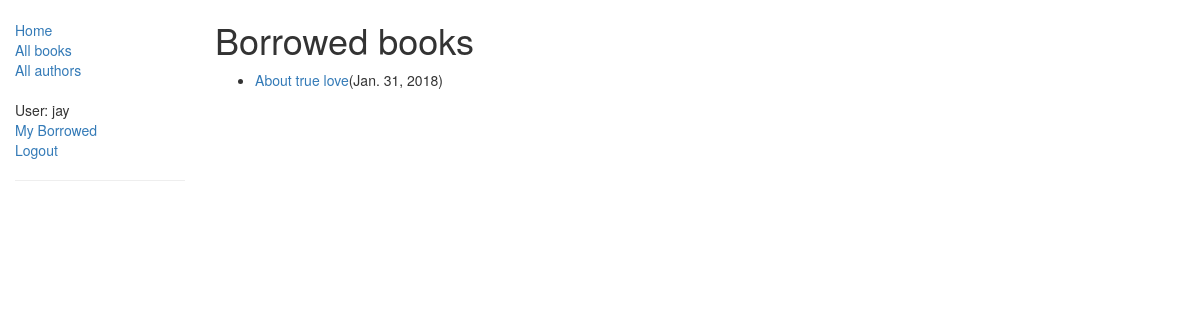
The page /catalog/mybooks/ (signed in) on the database as committed earlier.
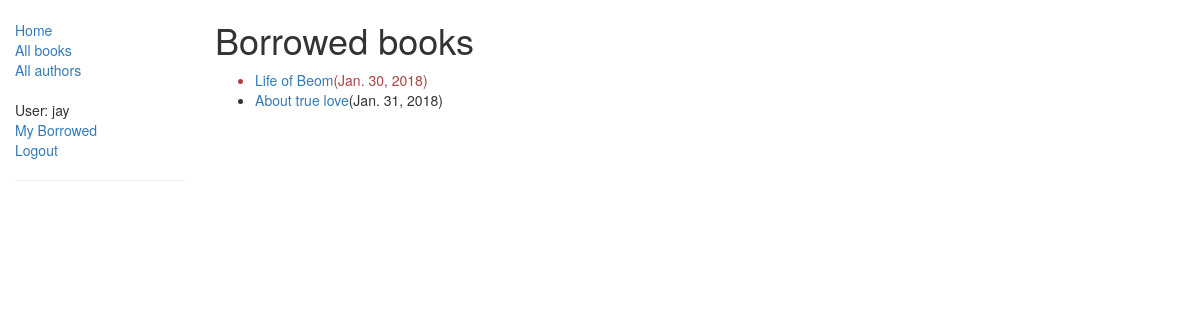
The same page on the database as committed later.
### catalog/models.py (models this page shows, shortened)
class BookInstance(models.Model):
    id = models.UUIDField(primary_key=True, default=uuid.uuid4, help_text="Unique ID for this particular book across whole library.")
    book = models.ForeignKey('Book', on_delete=models.SET_NULL, null=True)
    imprint = models.CharField(max_length=200)
    due_back = models.DateField(null=True, blank=True)
    borrower = models.ForeignKey(User, on_delete=models.SET_NULL, null=True, blank=True)
    LOAN_STATUS = (
        ('m', 'Maintenance'),
        ('o', 'On loan'),
        ('a', 'Available'),
        ('r', 'Reserved'),
    )
    status = models.CharField(max_length=1, choices=LOAN_STATUS, blank=True, default='m', help_text='Book availability')
    class Meta:
        ordering = ["due_back"]
        permissions = (("can_mark_returned", "Set book as returned"),)
    @property
    def is_overdue(self):
        if self.due_back and date.today() > self.due_back:
            return True
        return False

class Book(models.Model):
    title = models.CharField(max_length=200)
    author = models.ForeignKey('Author', on_delete=models.SET_NULL, null=True)
    summary = models.TextField(max_length=1000, help_text='Enter a brief description of the book.')
    isbn = models.CharField('ISBN', max_length=13, help_text='13 Character <a href="https://www.isbn-international.org/content/what-isbn">ISBN number</a>')
    genre = models.ManyToManyField(Genre, help_text="Select a genre for this book.")
    def display_genre(self):
        return ', '.join([genre.name for genre in self.genre.all()[:3]])
    display_genre.short_description = 'Genre'

### catalog/views.py (the view)
# urls.py: path('mybooks/', views.LoanedBooksByUserListView.as_view(), name='my-borrowed'),
class LoanedBooksByUserListView(LoginRequiredMixin, generic.ListView):
    model = BookInstance
    template_name = 'catalog/bookinstance_list_borrowed_user.html'
    paginate_by = 10
    def get_queryset(self):
        return BookInstance.objects.filter(borrower=self.request.user).filter(status__exact='o').order_by('due_back')

### catalog/templates/catalog/bookinstance_list_borrowed_user.html
{% extends "base_generic.html" %}
{% block content %}
    <h1>Borrowed books</h1>
    {% if bookinstance_list %}
    <ul>
        {% for bookinst in bookinstance_list %}
        <li class="{% if bookinst.is_overdue %}text-danger{% endif %}">
            <a href="{% url 'book-detail' bookinst.book.pk %}">{{bookinst.book.title}}</a>({{bookinst.due_back}})
        </li>
        {% endfor %}
    </ul>
    {% else %}
        <p>There are no books borrowed.</p>
    {% endif %}
{% endblock %}

Rows that differ between the two databases and show on the page:
added BookInstance: book "Life of Beom", due_back "Jan. 30, 2018"
